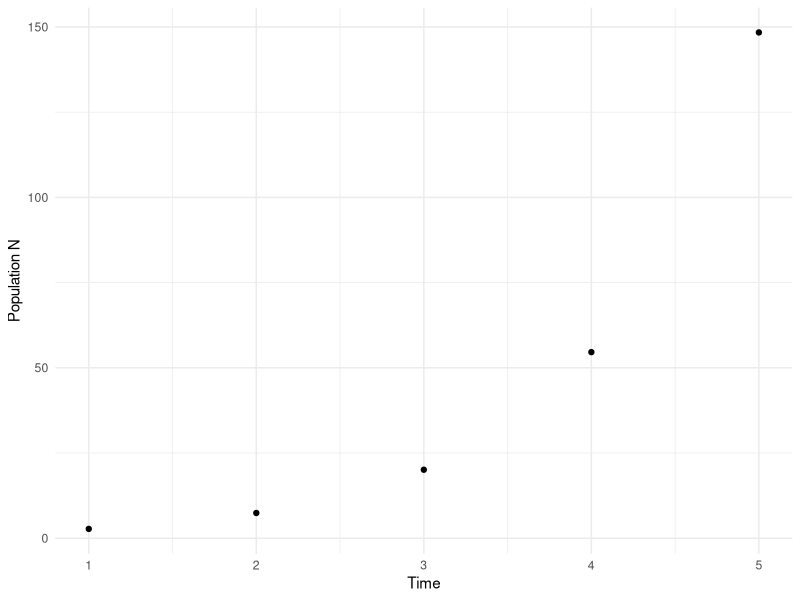
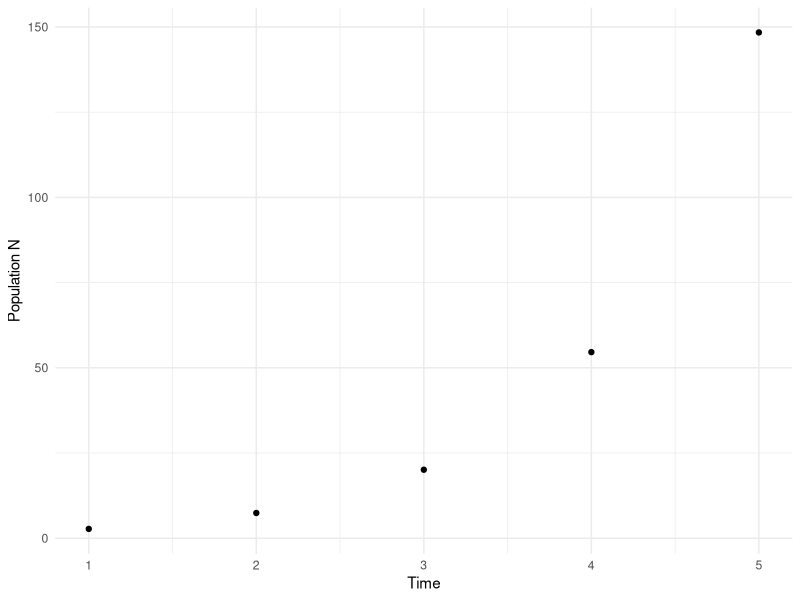
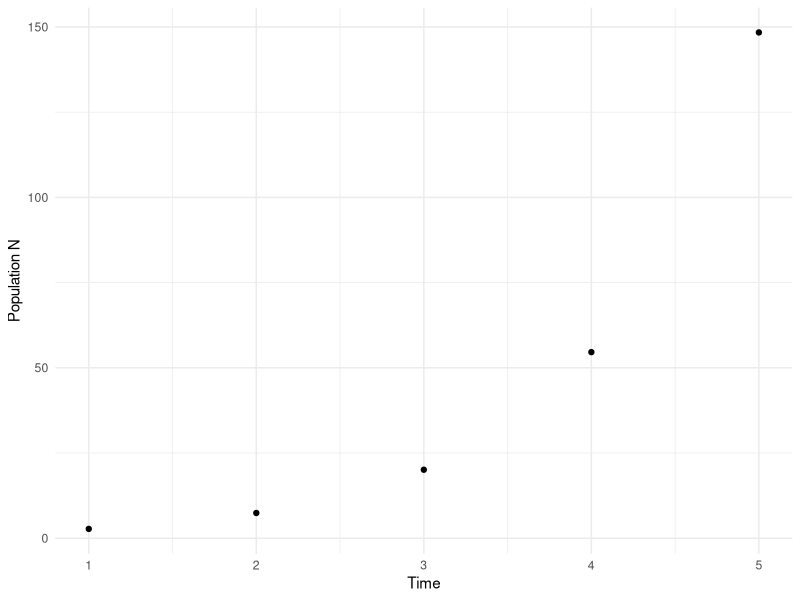
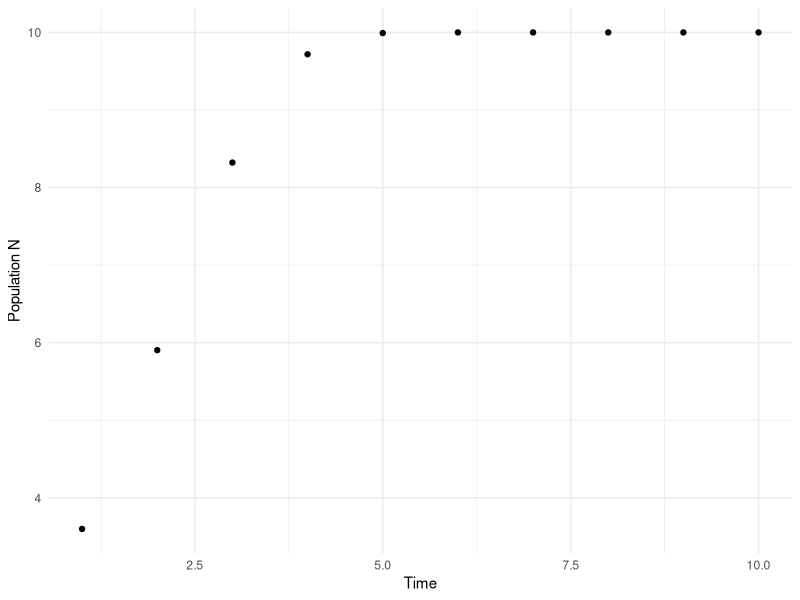
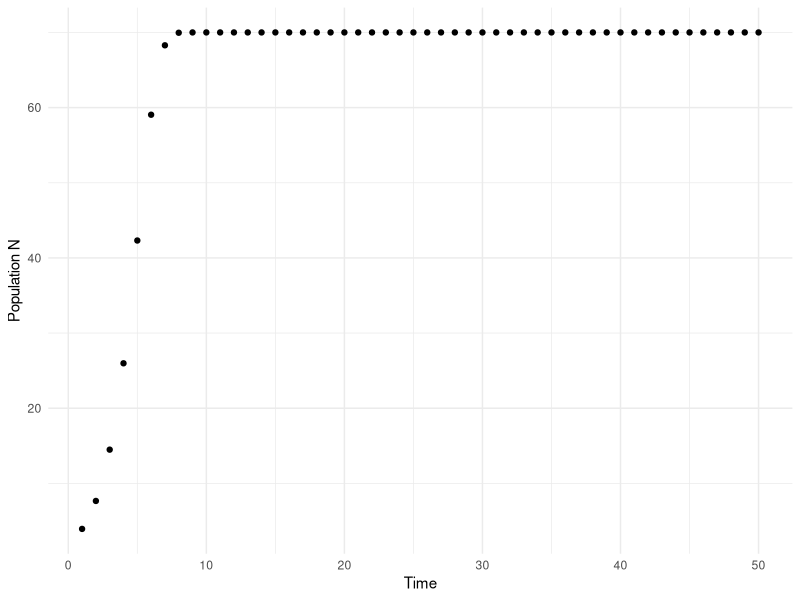
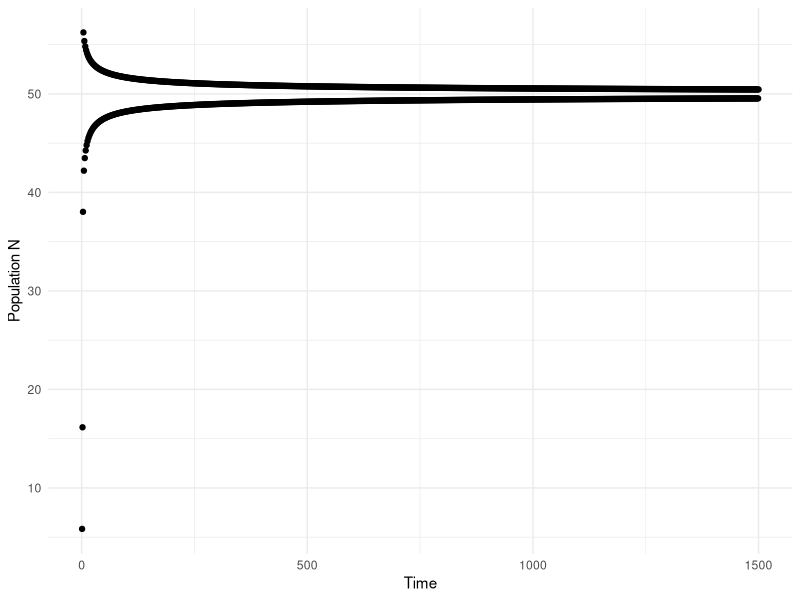

Generate these figures, in order, with R:
## ---- chunk 1
#| label: load-packages
#| include: false

library(tidyverse)
library(palmerpenguins)
theme_set(theme_minimal())
## ---- chunk 2
#Below, TT and PP are storage vectors for your time step (TT) 
#and your population abundance measure at that time step. So TT[1] shows year 1 
#as your first time step; PP[1] shows your population abundance at TT[1]. 
PP<-vector(mode = "numeric", length = 5); RR<-exp(1); PP0<-1
TT<-1:5
PP[1]; TT[1]

#RR and PP0 above are the 2 parameters included in this model (in contrast to storage). 
#The 2 parameters affect the values resulting in PP, based on TT). 
#Therefore, they affect the shape of your population growth function. 
#TT is input, PP is output, and the PP output values depend on parameters RR and PP0.
# See how equations in slides are translated into the model below. Also try to keep 
# track of your parameters versus storage components as the models presented become 
# more complex.

#This is the model - it updates your expected population abundance at each of the 
#5 time step, assuming the population grows exponentially.
for(i in 1:5){ PP[i]<-PP0*exp(TT[i])}

#Note that the model can also be written as below with the same result.
for(i in 1:5){ PP[i]<-PP0*RR^TT[i]}
PP
tibble(PP,TT) %>% ggplot(aes(TT,PP)) + geom_point() + xlab("Time") + ylab("Population N")
## ---- chunk 3
#### Still Other ways to write the exponential model ... 
PP<-vector(mode = "numeric", length = 5); PP0<-1
TT<-1:5
PP[1]<-PP0*RR
for(i in 2:5){ PP[i]<-RR*PP[i-1]} 
PP
tibble(PP,TT) %>% ggplot(aes(TT,PP)) + geom_point() + xlab("Time") + ylab("Population N")
## ---- chunk 4
# If RR = 1 + rr, then this is the same as PP[i]<-(1 + rr)*PP[i-1] = PP[i-1] + rr*PP[i-1].
#  Change the code above to the last form to show this: 

PP<-vector(mode = "numeric", length = 5); PP0<-1
TT<-1:5
rr <- RR - 1
PP[1]<-PP0 + rr*PP0
PP[1]<-PP0*(1 + rr)
for(i in 2:5){ PP[i]<-PP[i-1] + rr*PP[i-1]} 
for(i in 2:5){ PP[i]<-PP[i-1]*(1 + rr)} 
PP
tibble(PP,TT) %>% ggplot(aes(TT,PP)) + geom_point() + xlab("Time") + ylab("Population N")
## ---- chunk 5
# Adding density dependence into the code below to reflect logistic growth. 
# What section fo the code was added?

PP<-vector(mode = "numeric", length = 10); PP0<-2; rr<-1 ;
TT<-1:10
KK<-10
PP[1]<-PP0+rr*PP0*(1-PP0/KK)
for(i in 2:10){ PP[i]<-PP[i-1] + rr*PP[i-1]*(1-PP[i-1]/KK)} 
PP
tibble(PP,TT) %>% ggplot(aes(TT,PP)) + geom_point() + xlab("Time") + ylab("Population N")
## ---- chunk 6

# Now Change rr and K values above to see how they affect the model 
#Q2.0: Try KK between values of 10 and 70. What does it control?

PP<-vector(mode = "numeric", length = 10); PP0<-2; rr<-1 ;
TT<-1:50
KK<-70
PP[1]<-PP0+rr*PP0*(1-PP0/KK)
for(i in 2:max(TT)){ PP[i]<-PP[i-1] + rr*PP[i-1]*(1-PP[i-1]/KK)} 
PP
tibble(PP,TT) %>% ggplot(aes(TT,PP)) + geom_point() + xlab("Time") + ylab("Population N")
## ---- chunk 7
#Q2.1: Set KK at 50 and rr at 2. Why do you get strange shapes at higher rr values?

PP<-vector(mode = "numeric", length = 1500); PP0<-2; rr<-2 ;
TT<-1:1500 
KK<-50
#KK <- 70; TT <- 1:50
PP[1]<-PP0+rr*PP0*(1-PP0/KK)
for(i in 2:max(TT)){ PP[i]<-PP[i-1] + rr*PP[i-1]*(1-PP[i-1]/KK)} 
PP
tibble(PP,TT) %>% ggplot(aes(TT,PP)) + geom_point() + xlab("Time") + ylab("Population N")

